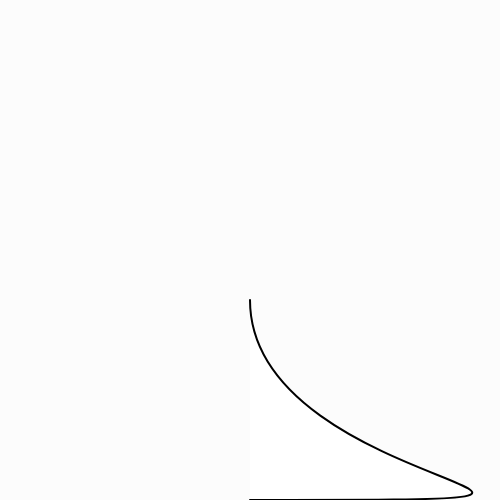
Frame 1 (no input)
Frame 60 (no input): identical to frame 1, image omitted
Frame 120 (the mouse pressed at the canvas centre since frame 60): identical to frame 1, image omitted

The p5.js sketch that drew this single still picture (run headless with seeded random() and noise() and a simulated clock; from frame 60 on, the mouse is pressed at the canvas centre):

// p5.js sketch
// ── sketch.js
function setup() {
  createCanvas(500, 500);
  background(252);
}

function draw() {
  background(252);
  strokeWeight(2);
  bezier(
    width / 2,
    height,
    width * 1.5,
    height,
    width / 2,
    height,
    width / 2,
    height - 200
  );
}
